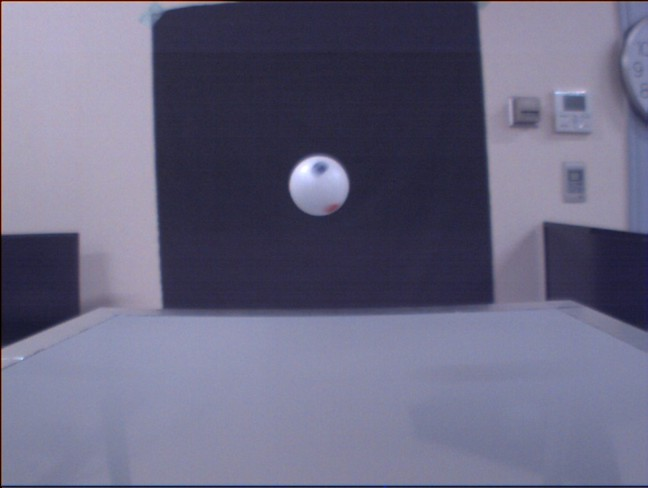
#> input picture rotation_measurement/ball_spin/0024.jpg, 648 x 488 px; its folder holds only this picture in this run
$ python levitated_sphere_tracker.py
#> lines starting #> are read from the running program, lines starting #| are printed output that depends on the picture; after the words box and inside, x2 and y2 are one past the last pixel; in counts of white or black regions, pixels touching at a corner belong together
import cv2
import numpy as np
import os
import glob

# ball_spinフォルダのパス
folder_path = "/Users/yoshidahiroto/Downloads/修士関連/acoustic_levitation/rotation_measurement/ball_spin"

# 出力フォルダを作成
output_folder = os.path.join(os.path.dirname(folder_path), "detected_circles")
os.makedirs(output_folder, exist_ok=True)

# サポートする画像形式
image_extensions = ['*.jpg']

# フォルダ内の全ての画像ファイルを取得
image_files = []
for ext in image_extensions:
    image_files.extend(glob.glob(os.path.join(folder_path, ext)))
    image_files.extend(glob.glob(os.path.join(folder_path, ext.upper())))

print(f"Found {len(image_files)} images in the folder.")

for i, image_path in enumerate(image_files):
    print(f"Processing {i+1}/{len(image_files)}: {os.path.basename(image_path)}")

    # 画像を読み込み
    img = cv2.imread(image_path)
#> img is the input picture: shape (488, 648, 3); mean B, G, R 128.4, 103.2, 104.8

    if img is None:
        print(f"  Error: Could not load {image_path}")
        continue

    # 画像サイズを取得
    h, w = img.shape[:2]
#> h = 488; w = 648

    # 中央部をクロップ（元画像の50%の領域）
    crop_ratio = 0.5
    crop_w = int(w * crop_ratio)
#> crop_w = 324
    crop_h = int(h * crop_ratio)
#> crop_h = 244
    start_x = (w - crop_w) // 2
#> start_x = 162
    start_y = (h - crop_h) // 2
#> start_y = 122
    end_x = start_x + crop_w
#> end_x = 486
    end_y = start_y + crop_h
#> end_y = 366

    # 中央部のみを切り出し
    cropped_img = img[start_y:end_y, start_x:end_x]
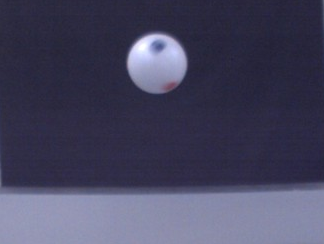
#> cropped_img: shape (244, 324, 3); mean B, G, R 94.1, 68.4, 69.5
    gray = cv2.cvtColor(cropped_img, cv2.COLOR_BGR2GRAY)
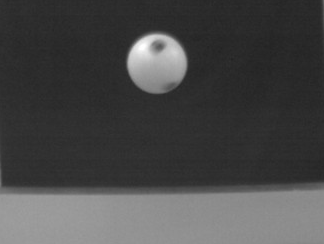
#> gray: shape (244, 324); min 35, max 255, mean 71.6

    # 前処理でノイズ除去と円検出の向上
    gray = cv2.GaussianBlur(gray, (9, 9), 2)

    # 複数のパラメータ設定で円検出を試行
    circles = None
    param_sets = [
        # (param1, param2, minRadius, maxRadius)
        (100, 60, 0, 0),      # 元の設定
        (80, 50, 0, 0),       # より緩い設定
        (120, 70, 10, 200),   # より厳しい設定 + サイズ制限
        (60, 40, 0, 0),       # 最も緩い設定
    ]

    for param1, param2, minR, maxR in param_sets:
        circles = cv2.HoughCircles(gray, cv2.HOUGH_GRADIENT, dp=1, minDist=20,
                                  param1=param1, param2=param2,
                                  minRadius=minR, maxRadius=maxR)
        if circles is not None:
            print(f"  Found circles with params: param1={param1}, param2={param2}")
            break
#> this loop made 1 pass
#> circles on pass 1: [[156.5, 62.5, 29.6]]

    if circles is None:
        print(f"  Warning: No circles detected in {os.path.basename(image_path)}")
        # 検出できなかった画像もコピーして確認用に保存
        output_filename = f"no_detection_{os.path.basename(image_path)}"
        output_path = os.path.join(output_folder, output_filename)
        cv2.imwrite(output_path, img)
        continue

    circles_found = 0
    circles = np.uint16(np.around(circles))
#> circles = [[156, 62, 30]]
    circles_found = len(circles[0])
#> circles_found = 1

    for circle in circles[0, :]:
        # クロップした座標を元画像の座標に変換
        original_x = circle[0] + start_x
        original_y = circle[1] + start_y

        # 元画像に円周を描画する
        cv2.circle(img, (original_x, original_y), circle[2], (0, 165, 255), 2)
#> this loop made 1 pass
#> (circle, original_x, original_y) on pass 1: ([156, 62, 30], 318, 184)
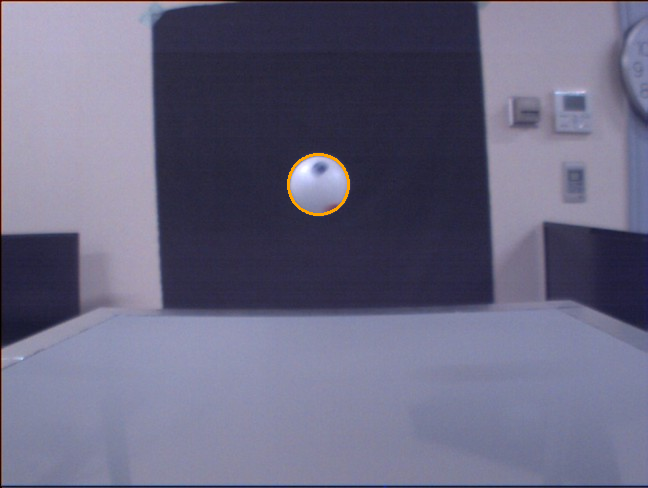
#> img: shape (488, 648, 3); 0.18% of pixels changed, all inside (x1, y1, x2, y2) = (287, 153, 350, 216)
        # 元画像に中心点を描画する
        # cv2.circle(img, (original_x, original_y), 2, (0, 0, 255), 3)

    print(f"  Detected {circles_found} circles")
#|   Detected 1 circles

    # 結果を保存
    output_filename = f"detected_{os.path.basename(image_path)}"
    output_path = os.path.join(output_folder, output_filename)
    cv2.imwrite(output_path, img)

print(f"Processing complete. Results saved to: {output_folder}")
